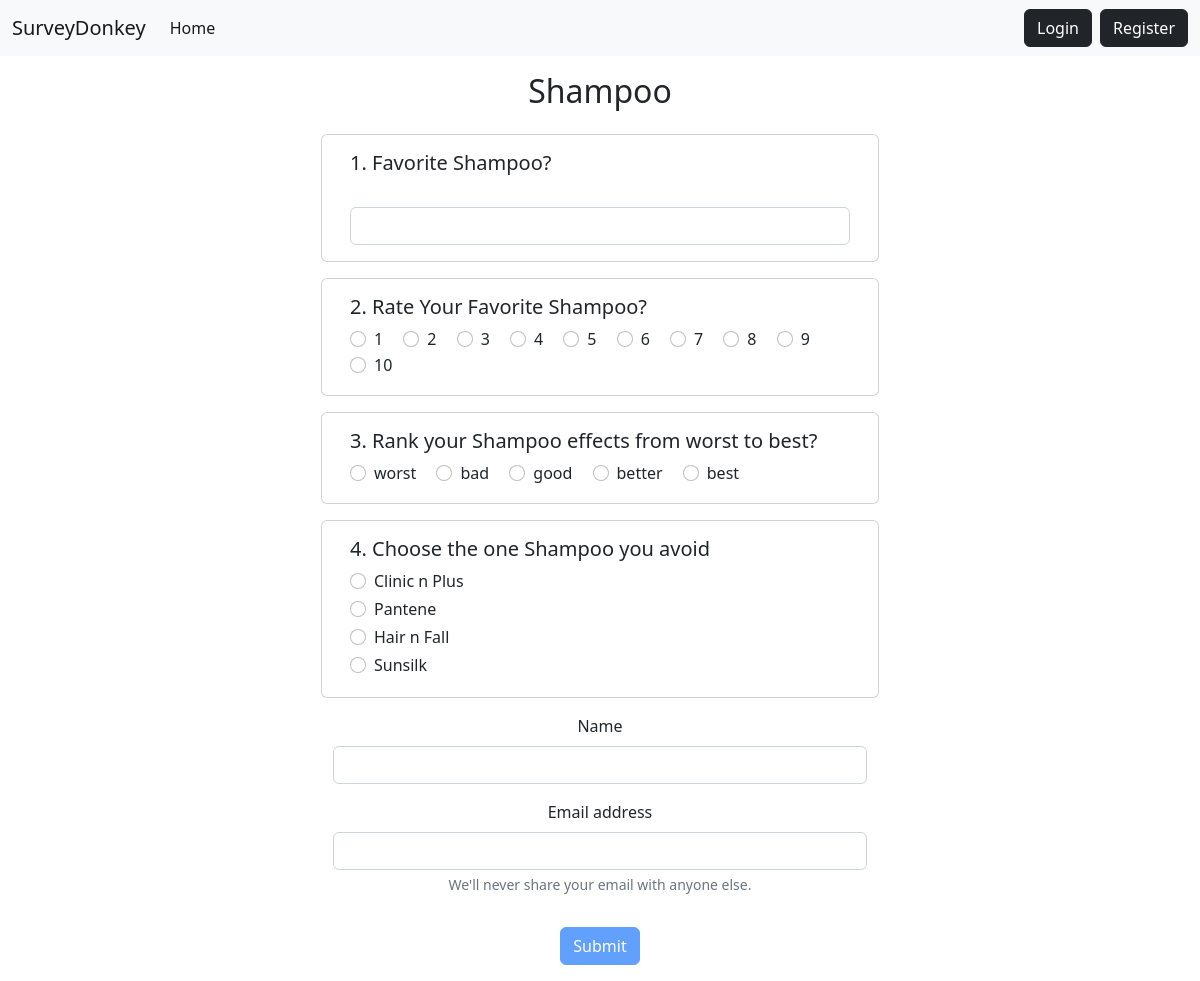
Page /give-survey/13/ on the committed database.
### app/models.py (models this page shows)
class Survey(models.Model):
    name = models.CharField(max_length=100)
    questions = models.ManyToManyField('SurveyQuestion')
    user = models.ManyToManyField(User, blank = True)
    userEmail = models.ManyToManyField('UnregisteredUserEmail', blank = True)

class SurveyQuestion(models.Model):
    choices = [
        ("1", "Rating"),
        ("2", "Mcq"),
        ("3", "Ranking"),
        ("4", "Value Based"),
    ]
    question = models.CharField(max_length=100)
    type = models.CharField(max_length=50, choices=choices)
    option1 = models.CharField(max_length=100, null = True, blank = True)
    option2 = models.CharField(max_length=100, null = True, blank = True)
    option3 = models.CharField(max_length=100, null = True, blank = True)
    option4 = models.CharField(max_length=100, null = True, blank = True)
    answer = models.CharField(max_length=100, null = True, blank = True)

### app/views.py (the view, shortened to what this page needs)
# urls.py: path('give-survey/<int:pk>/', GiveSurvey.as_view(), name='give-survey'),
class GiveSurvey(View):
    def get(self, request, pk, *args, **kwargs):
        survey = Survey.objects.get(pk = pk)
        context = {
            "survey": survey,
            "ranking": ['worst', 'bad', 'good', 'better', 'best'],
        }
        print(context)
        return render(request, 'app/giveSurvey.html', context)

### app/templates/app/giveSurvey.html (shortened to what this page needs)
{% extends 'app/base.html' %} {% block content %}
<div class="container">
  <div class="row justify-content-center mt-3">
    <div class="col-md-6 col-sm-12 text-center">
      <h2>{{survey.name}}</h2>
    </div>
  </div>
  <form method="post" id="surveyForm">
    {% for question in survey.questions.all %}
    <div class="row justify-content-center my-3">
      <div class="card col-md-6 col-sm-12">
        <div class="card-body">
          <h5 class="card-title">
            {{ forloop.counter }}. {{ question.question }}
          </h5>
          {% if question.type == "1" %}
          {% for i in '0123456789'|make_list %}
          <div class="form-check form-check-inline">
            <input class="form-check-input" type="radio" name="{{ question.pk }}" id="{{ question.pk }}"
              value="{{forloop.counter}}" />
            <label class="form-check-label" for="inlineRadio{{forloop.counter}}">{{forloop.counter}}</label>
          </div>
          {% endfor %}
          {% endif %}
          {% if question.type == "2" %}
          <div class="form-check mb-1">
            <input class="form-check-input" type="radio" name="{{ question.pk }}" id="option1"
              value="{{ question.option1 }}" />
            <label class="form-check-label" for="option1">{{ question.option1 }}</label>
          </div>
          <div class="form-check mb-1">
            <input class="form-check-input" type="radio" name="{{ question.pk }}" id="option2"
              value="{{ question.option2 }}" />
            <label class="form-check-label" for="option2">{{ question.option2 }}</label>
          </div>
          <div class="form-check mb-1">
            <input class="form-check-input" type="radio" name="{{ question.pk }}" id="option3"
              value="{{ question.option3 }}" />
            <label class="form-check-label" for="option3">{{ question.option3 }}</label>
          </div>
          <div class="form-check mb-1">
            <input class="form-check-input" type="radio" name="{{ question.pk }}" id="option4"
              value="{{ question.option4 }}" />
            <label class="form-check-label" for="option4">{{ question.option4 }}</label>
          </div>
          {% endif %}
          {% if question.type == "3" %}
          {% for rank in ranking %}
          <div class="form-check form-check-inline">
            <input class="form-check-input" type="radio" name="{{ question.pk }}" id="rank{{ forloop.counter }}"
              value="{{ rank }}" />
            <label class="form-check-label" for="rank{{ forloop.counter }}">{{ rank }}</label>
          </div>
          {% endfor %}
          {% endif %}
          {% if question.type == "4" %}
          <div>
            <input type="text" class="form-control" id="valueBased" name="{{ question.pk }}" />
          </div>
          {% endif %}
        </div>
      </div>
    </div>
    {% endfor %}
    {% if not request.user.is_authenticated %}
    <div class="row justify-content-center mb-3">
      <div class="col-md-6 col-sm-12 text-center">
        <div class="mb-3">
          <label for="name" class="form-label">Name</label>
          <input type="text" class="form-control" id="name" name="name" aria-describedby="emailHelp" required>
        </div>
        <div class="mb-3">
          <label for="email" class="form-label">Email address</label>
          <input type="email" class="form-control" id="email" onChange="verifyEmail('{{ survey.pk }}')" name="email" value="" aria-describedby="emailHelp" required>
          <div id="emailHelp" class="form-text">We'll never share your email with anyone else.</div>
        </div>
      </div>
    </div>
    {% endif %}
    <div class="row justify-content-center mb-3">
      <div class="col-md-6 col-sm-12 text-center">
      {% if request.user.is_authenticated %}
        <button id="submitBtn" type="submit" class="btn btn-primary">Submit</button>
      {% else %}
        <button disabled id="submitBtn" type="submit" class="btn btn-primary">Submit</button>
      {% endif %}
      </div>
    </div>
</div>
{% endblock %}

### rows in the picture
Survey: name "Shampoo"
SurveyQuestion: question "Favorite Shampoo?"
SurveyQuestion: question "Rate Your Favorite Shampoo?"
SurveyQuestion: question "Rank your Shampoo effects from worst to best?", ranking "worst" "bad" "good" "better" "best"
SurveyQuestion: question "Choose the one Shampoo you avoid", option1 "Clinic n Plus", option2 "Pantene", option3 "Hair n Fall", option4 "Sunsilk"
